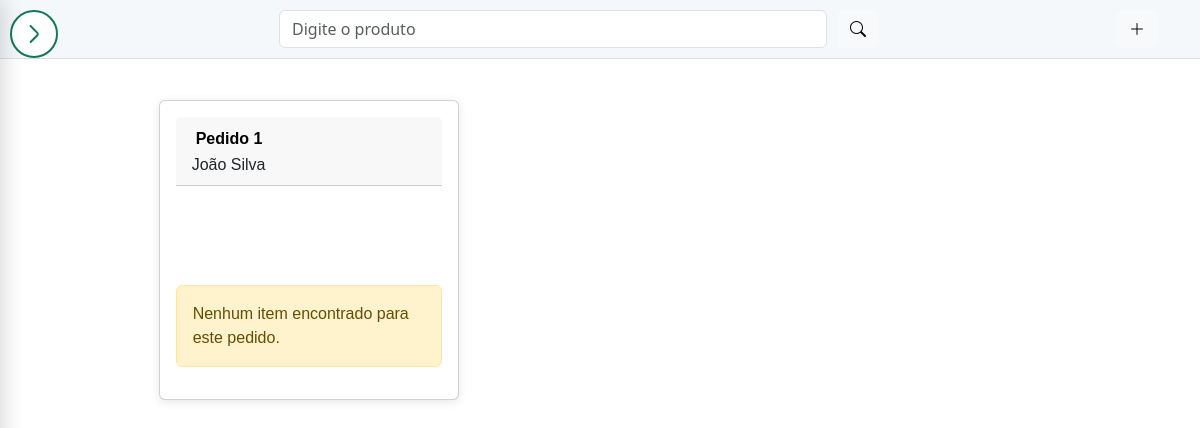
The app's page /App/Views/Empresarial/pedidosEmpresa.php, older data.
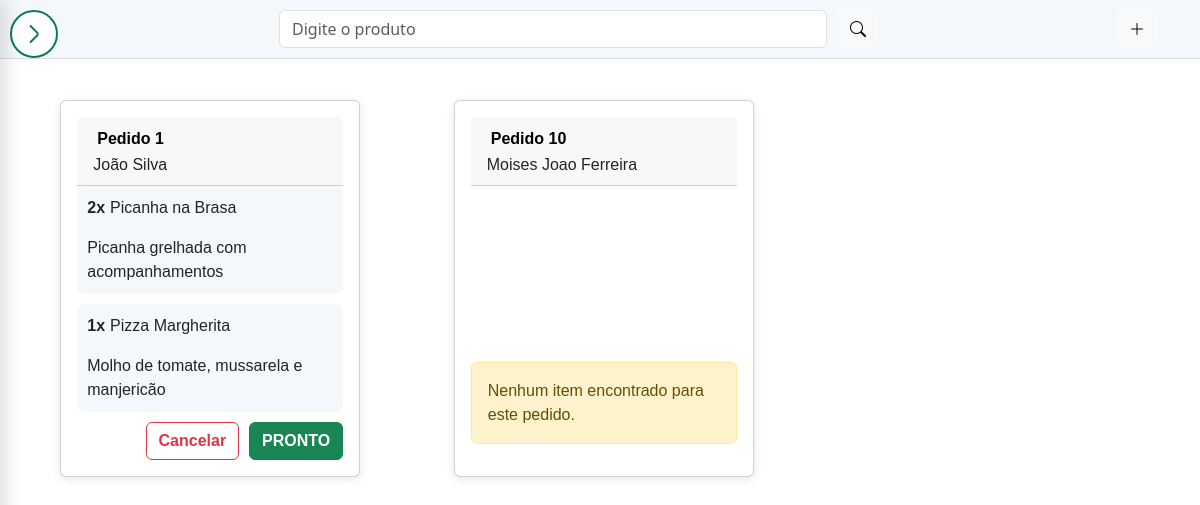
The same page, newer data.
### tables this page shows
CREATE TABLE IF NOT EXISTS `pedidos` (
  `id` int(11) NOT NULL AUTO_INCREMENT,
  `usuario_id` int(11) NOT NULL,
  `estabelecimento_id` int(11) NOT NULL,
  `observacao` text DEFAULT NULL,
  `avaliacao` int(11) DEFAULT NULL,
  `valor_total` decimal(10,2) NOT NULL,
  `data_pedido` datetime DEFAULT current_timestamp(),
  PRIMARY KEY (`id`),
  KEY `usuario_id` (`usuario_id`),
  KEY `estabelecimento_id` (`estabelecimento_id`),
  CONSTRAINT `pedidos_ibfk_1` FOREIGN KEY (`usuario_id`) REFERENCES `usuarios` (`id`),
  CONSTRAINT `pedidos_ibfk_2` FOREIGN KEY (`estabelecimento_id`) REFERENCES `estabelecimentos` (`id`)
);

CREATE TABLE IF NOT EXISTS `usuarios` (
  `id` int(11) NOT NULL AUTO_INCREMENT,
  `nome` varchar(100) NOT NULL,
  `email` varchar(100) NOT NULL,
  `senha` varchar(255) NOT NULL,
  `cargo_id` int(11) DEFAULT NULL,
  `cep` varchar(20) DEFAULT NULL,
  `endereco` varchar(255) DEFAULT NULL,
  `telefone` varchar(20) DEFAULT NULL,
  PRIMARY KEY (`id`),
  UNIQUE KEY `email` (`email`),
  KEY `fk_usuarios_cargo` (`cargo_id`),
  CONSTRAINT `fk_usuarios_cargo` FOREIGN KEY (`cargo_id`) REFERENCES `cargos` (`id`)
);

CREATE TABLE IF NOT EXISTS `pedidos_produtos` (
  `id` int(11) NOT NULL AUTO_INCREMENT,
  `pedido_id` int(11) NOT NULL,
  `produto_id` int(11) NOT NULL,
  `quantidade` int(11) NOT NULL DEFAULT 1,
  `preco_unitario` decimal(10,2) NOT NULL,
  PRIMARY KEY (`id`),
  KEY `pedido_id` (`pedido_id`),
  KEY `produto_id` (`produto_id`),
  CONSTRAINT `pedidos_produtos_ibfk_1` FOREIGN KEY (`pedido_id`) REFERENCES `pedidos` (`id`),
  CONSTRAINT `pedidos_produtos_ibfk_2` FOREIGN KEY (`produto_id`) REFERENCES `produtos` (`id`)
);

CREATE TABLE IF NOT EXISTS `produtos` (
  `id` int(11) NOT NULL AUTO_INCREMENT,
  `nome` varchar(100) NOT NULL,
  `descricao` text DEFAULT NULL,
  `valor` decimal(10,2) NOT NULL,
  `imagem` varchar(255) DEFAULT NULL,
  `status_produtos` tinyint(1) DEFAULT NULL,
  `estabelecimento_id` int(11) NOT NULL,
  `categoria_id` int(11) DEFAULT NULL,
  PRIMARY KEY (`id`),
  KEY `estabelecimento_id` (`estabelecimento_id`),
  KEY `categoria_id` (`categoria_id`),
  CONSTRAINT `produtos_ibfk_1` FOREIGN KEY (`estabelecimento_id`) REFERENCES `estabelecimentos` (`id`),
  CONSTRAINT `produtos_ibfk_2` FOREIGN KEY (`categoria_id`) REFERENCES `categorias` (`id`)
);

### App/Models/Database.php (called while the page is built, shortened)
<?php
class Database
{
    private $_host;
    private $_database;
    private $_username;
    private $_password;
    private $_port;
    private $_return_type;
    public function __construct($return_type = 'object')
    {
        $this->_host = DB_HOST;
        $this->_database = DB_NAME;
        $this->_username = DB_USER;
        $this->_password = DB_PASSWORD;
        $this->_port = DB_PORT;
        if (!empty($return_type) && $return_type == 'object') {
            $this->_return_type = PDO::FETCH_OBJ;
        } else {
            $this->_return_type = PDO::FETCH_ASSOC;
        }
    }
    public function execute_query($sql, $parameters = null)
    {
        $connection = new PDO(
            'mysql:host=' . $this->_host . ';port=' . $this->_port . ';dbname=' . $this->_database . ';charset=utf8',
            $this->_username,
            $this->_password,
            array(PDO::ATTR_PERSISTENT => true)
        );
        $results = null;
        try {
            $db = $connection->prepare($sql);
            if (!empty($parameters)) {
                $db->execute($parameters);
            } else {
                $db->execute();
            }
            $results = $db->fetchAll($this->_return_type);
        } catch (PDOException $err) {
            $connection = null;
            return $this->_result('error', $err->getMessage(), $sql, null, 0, null);
        }
        return $this->_result('success', 'success', $sql, $results, $db->rowCount(), null);
    }
    private function _result($status, $message, $sql, $results, $affected_rows, $last_id)
    {
        $tmp = new stdClass;
        $tmp->status = $status;
        $tmp->message = $message;
        $tmp->query = $sql;
        $tmp->results = $results;
        $tmp->affected_rows = $affected_rows;
        $tmp->last_id = $last_id;
        return $tmp;
    }
}

### App/Models/PedidosModel.php (called while the page is built, shortened)
<?php
class PedidosModel {
    private $db;
    public function __construct() {
        $this->db = new Database();
    }
   public function getOrderByCompanyId($id) {
        $query = "SELECT
                p.id,
                p.valor_total,
                p.observacao,
                p.avaliacao,
                p.data_pedido,
                u.nome
            FROM
                pedidos p
            JOIN
                usuarios u ON p.usuario_id = u.id
            JOIN
                estabelecimentos e ON p.estabelecimento_id = e.id
            WHERE
                p.estabelecimento_id = :id
            ORDER BY
                p.data_pedido DESC";
        $params = [':id' => $id];
        $result = $this->db->execute_query($query, $params);
        return $result->results;
    }
}
?>

### App/Models/ProdutosModel.php (called while the page is built, shortened)
<?php
@require_once __DIR__ . '/Database.php';
class ProdutosModel
{
    public function findOrderProdById($id)
    {
        $db = new Database();
        $sql = "SELECT
                pp.pedido_id,
                pp.quantidade,
                pp.preco_unitario,
                pr.id AS produto_id,
                pr.nome,
                pr.descricao,
                pr.imagem,
                c.nome AS categoria_nome
            FROM
                pedidos_produtos pp
            JOIN
                produtos pr ON pp.produto_id = pr.id
            LEFT JOIN
                categorias c ON pr.categoria_id = c.id
            WHERE
                pp.pedido_id = :id";
        $params = [':id' => $id];
        $result = $db->execute_query($sql, $params);
        return $result->results ?? [];
    }
}

### App/Views/Empresarial/pedidosEmpresa.php (shortened to what the changed rows need)
<?php
require_once __DIR__ . '/../../Models/PedidosModel.php';
require_once __DIR__ . '/../../Models/ProdutosModel.php';
$orders = new PedidosModel;
$items = new ProdutosModel;
$ordersResponse = $orders->getOrderByCompanyId(1);
?>
<!DOCTYPE html>
<html lang="pt-br">
<head>
    <link type="text/css" rel="stylesheet" href="/Views/Assets/Css/pedidosEmpresa.css">
    <link href="https://cdn.jsdelivr.net/npm/bootstrap@5.3.0/dist/css/bootstrap.min.css" rel="stylesheet">
    <link type="text/css" rel="stylesheet" href="/Views/Assets/Vendor/bootstrap.min.css">
    <link rel="stylesheet" href="/Views/Assets/Css/Components/sidebar.css">
<body>
    <?php require_once __DIR__ . '/../../Views/Components/sidebar.php'; ?>
        <div class="order-container">
            <?php foreach($ordersResponse as $pedido): ?>
                <div class="card">
                    <div class="card-header">
                        <span class="order-id">Pedido <?= htmlspecialchars($pedido->id) ?></span>
                        <span class="order-client"><?= htmlspecialchars($pedido->nome) ?></span>
                    </div>
                    <?php
                    $itemsResponse = $items->findOrderProdById($pedido->id);
                    if (!$itemsResponse) {
                        echo '<div class="alert alert-warning">Nenhum item encontrado para este pedido.</div>';
                        continue;
                    }
                    foreach($itemsResponse as $item):
                    ?>
                        <div class="item">
                            <div class="item-info">
                                <span class="quantity"><?php echo intval($item->quantidade) ?>x</span>
                                <span class="item-name"><?php echo htmlspecialchars($item->nome) ?></span>
                            </div>
                            <span class="item-observations"><?php echo htmlspecialchars($item->descricao) ?></span>
                        </div>
                    <?php endforeach; ?>
                    <div class="actions">
                        <button class="btn btn-outline-danger status_pedido">Cancelar</button>
                        <button class="btn btn-success status_pedido">PRONTO</button>
                    </div>
                </div>
            <?php endforeach; ?>
        </div>
</body>
</html>

Row changes from the older to the newer data that the page shows:
computed for pedidos "João Silva": text "Nenhum item encontrado para este pedido." → "Cancelar PRONTO"
added pedidos_produtos: quantidade "2", produto.nome "Picanha na Brasa", produto.descricao "Picanha grelhada com acompanhamentos", shown under pedidos "João Silva"
added pedidos_produtos: quantidade "1", produto.nome "Pizza Margherita", produto.descricao "Molho de tomate, mussarela e manjericão", shown under pedidos "João Silva"
now on this page (row edited): pedidos: id "10", usuario.nome "Moises Joao Ferreira", shows "Nenhum item encontrado para este pedido."
